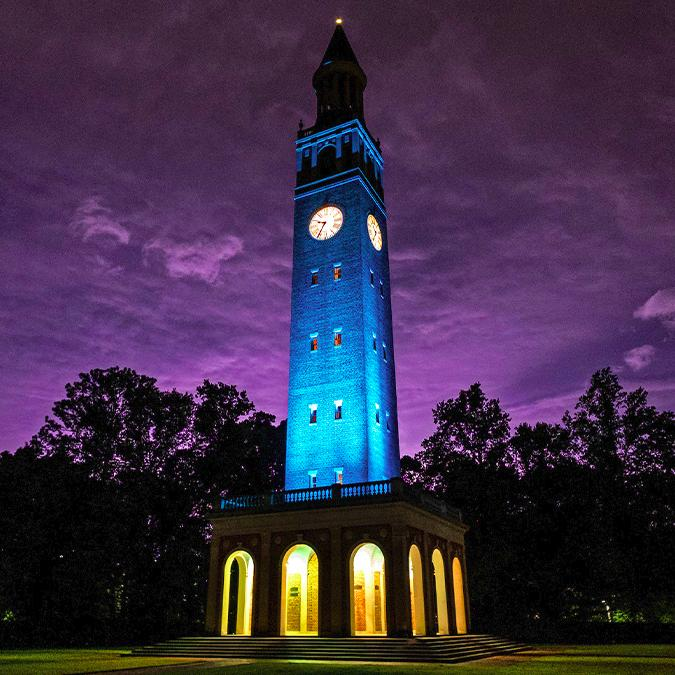
#> input picture filters/data/belltower.jpg, 675 x 675 px
$ python -i artistic.py   (imports and definitions only)   (older library calls are emulated)
#> lines starting #> are read from the running program, lines starting #| are printed output that depends on the picture
import numpy as np
from skimage import color
from skimage import filters
from math import sqrt
import cv2

filtr = [[0.025, 0.0625, 0.5, 0.0625, 0.025],[0.0125, 0.025, 0.25, 0.025, 0.0125]]

def neon(im):
    # smooth to get rid of noise
    height, width, ch = im.shape
#> height = 675; width = 675; ch = 3
    im = filters.gaussian(im, sigma=0.7)
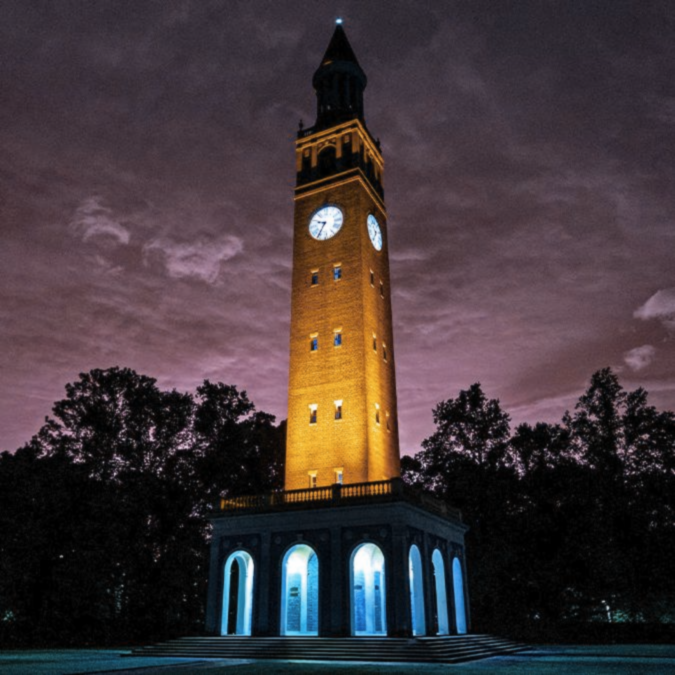
#> im: shape (675, 675, 3) float64; mean of channels 0, 1, 2 0.228, 0.216, 0.26; drawn as B, G, R
    imo = np.zeros((height, width, 3), dtype=np.uint8)
    gra = np.zeros((height, width, 1), dtype=np.int64)
    gra = color.rgb2gray(im)
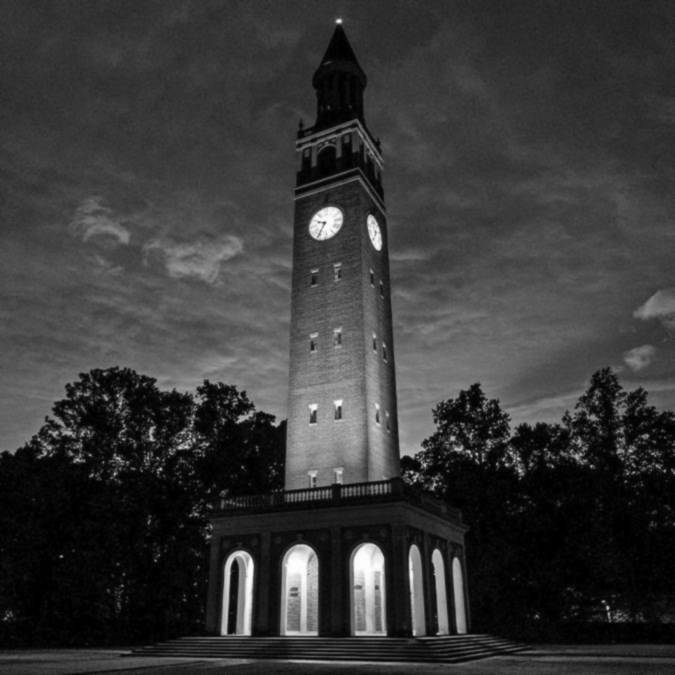
#> gra: shape (675, 675) float64; min 0, max 0.998, mean 0.222

    for y in range(2, height-2):
        for x in range(2, width-2):
            # calculate gradient
            gradX = np.dot(filtr[0], gra[y, x-2:x+3]) + np.dot(filtr[1], gra[y+1, x-2:x+3])-gra[y,x]
            gradY = np.sum(np.transpose(filtr)*gra[y-2:y+3, x:x+2])-gra[y, x]
            gradXY = sqrt(gradX*gradX + gradY*gradY)

            hsv = color.rgb2hsv(im[y,x])
            hsv[2] = gradXY*12          # perhaps the gradient could be normalized to the max/min/avg/std dev of gradient?
            hsv[1] = 1
            # if we have some combination of high value and low saturation,...
            lightness = sqrt(hsv[2]*hsv[2] + (1-hsv[1])*(1-hsv[1]))
            if(lightness > 0.5):
                hsv[1] = lightness
                hsv[2] = hsv[2]*(2-lightness)

            imo[y,x] = 255*color.hsv2rgb(hsv)
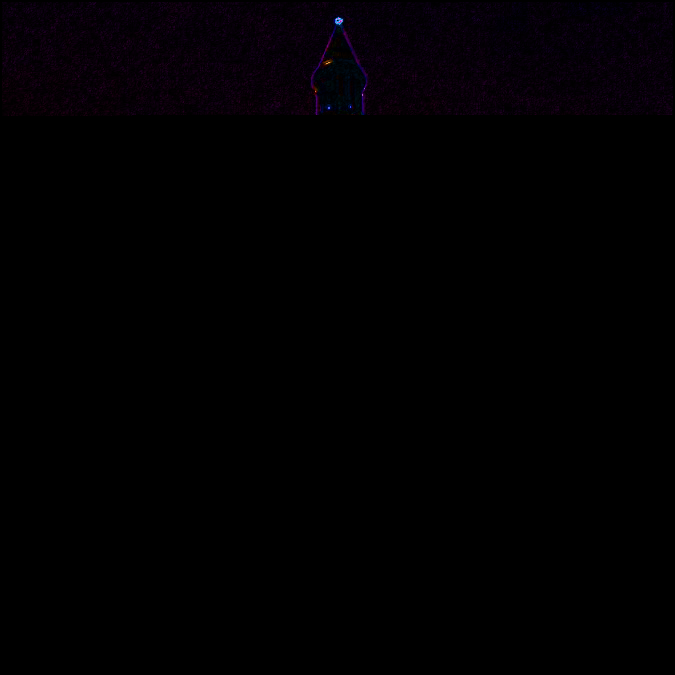
#> imo: shape (675, 675, 3); mean of channels 0, 1, 2 1.6, 0, 1.2; drawn as B, G, R

    # wanna smear hue, but do we wanna smear lines?
    # imo = filters.gaussian(imo, sigma=0.1)
    hsv = color.rgb2hsv(imo)
    ghsv = filters.gaussian(hsv, sigma=0.4)
    hsv[:,:,0] = ghsv[:,:,0]
    imo = color.hsv2rgb(hsv)

    return imo


# [55 lines left out: functions comic, vignette, not called in this run]

>>> import cv2
>>> picture = cv2.cvtColor(cv2.imread('../data/belltower.jpg'), cv2.COLOR_BGR2RGB)
#> (the run stopped early here; a loop or call above may not have finished)
